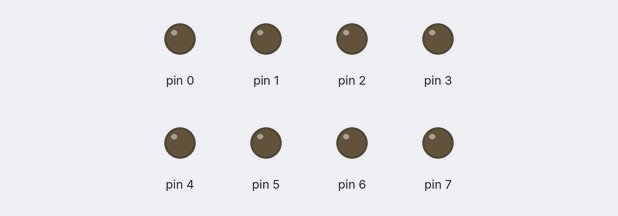
A sketch run on a simulated Arduino Uno, built with avr-gcc and run on an emulated ATmega328P. On the bench: output pins drawn as LEDs (lit = HIGH).

Above: at 0.1 s.
At 4.1 s:
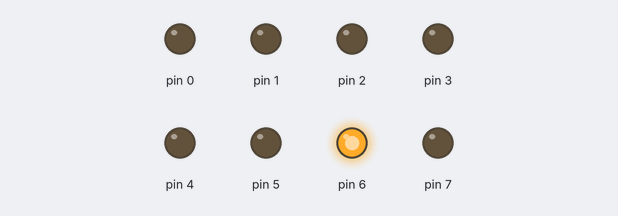
At 9.1 s:
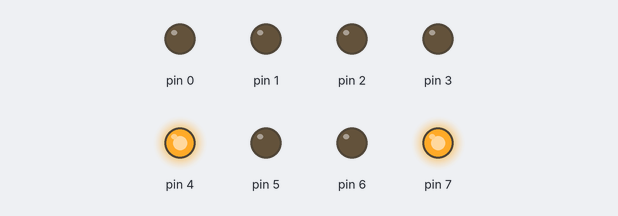
At 19.1 s:
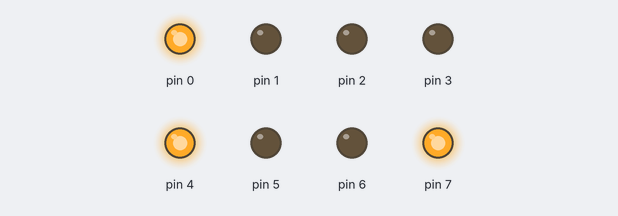
At 29.1 s:
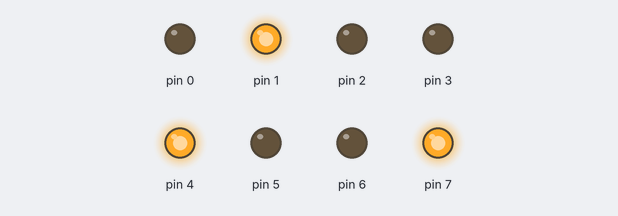
At 39.1 s:
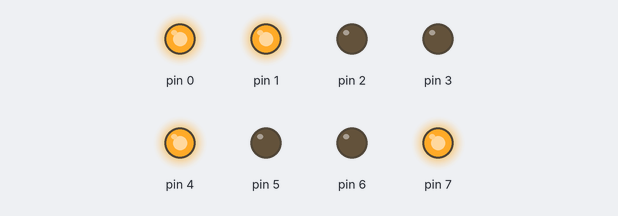
Timing chart, 0 to 40.0 s (numbered marks = the images above):
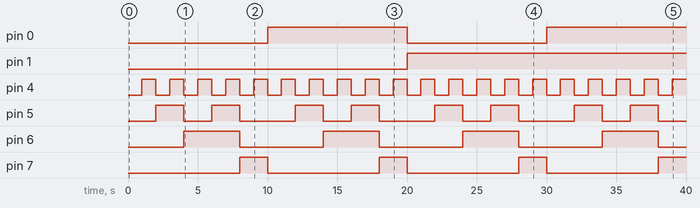

Measured:
- by itself, pin 0: LOW → HIGH at 10.0 s, → LOW 10.0 s later, → HIGH 10.0 s later
- by itself, pin 1: LOW → HIGH at 20.0 s
- by itself, pin 4: alternates HIGH for 1.0 s and LOW for 1.0 s
- by itself, pin 5: repeats every 10.0 s: LOW 2.0 s, HIGH 2.0 s, LOW 4.0 s, HIGH 2.0 s
- by itself, pin 6: alternates HIGH for 4.0 s and LOW for 6.0 s
- by itself, pin 7: alternates HIGH for 2.0 s and LOW for 8.0 s

The sketch:

Circut1Extra.ino
```cpp
// Output pins.
static int output5[] = {0, 1, 2, 3};
static int output10[] = {4, 5, 6, 7};

// 8421 code lookup table.
static int segs_encoding[][4] =
{
  {0, 0, 0, 0},
  {0, 0, 0, 1},
  {0, 0, 1, 0},
  {0, 0, 1, 1},
  {0, 1, 0, 0},
  {0, 1, 0, 1},
  {0, 1, 1, 0},
  {0, 1, 1, 1},
  {1, 0, 0, 0},
  {1, 0, 0, 1}
};
// Outputs an 8421 decimal digit on the output pins from
// base to base + 3 in big endian order.
void show(int base, int num) {
  for (int i = 0; i < 4; ++i) {
    if (segs_encoding[num][i] == 1) {
      digitalWrite(base + 3 - i , HIGH);
    } else {
      digitalWrite(base + 3 - i , LOW);
    }
  }
}
// Output a decimal value.
void show_decimal(int num) {
  show(0, num / 10);
  show(4, num % 10);
}
// the setup routine runs once when you press reset:
void setup() {
  for (int j = 4; j < 8; ++j)
    pinMode(j, OUTPUT);
  for (int i = 0; i < 4; ++i)
    pinMode(i, OUTPUT);
}

// the loop routine runs over and over again forever:
void loop() {
  static int i = 0;
  show_decimal(i);
  delay(1000);
  // Increases the counter.
  ++i;
  if (i == 60)
    i = 0;
}
```
